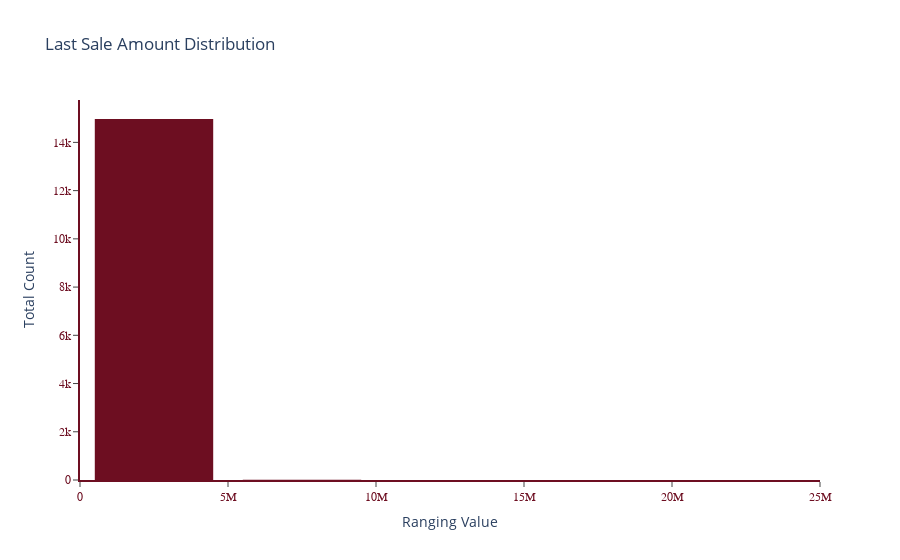

Write notebook code for a chart like this one.
### Code cell
fig = px.histogram(prior_last_df['lastSaleAmount'], nbins=10,
                title='Last Sale Amount Distribution', color_discrete_sequence=["#6D0E21"])
fig.update_layout(xaxis_title_text='Ranging Value', yaxis_title_text='Total Count', bargap=0.2,
                 xaxis = dict(showgrid=False, showticklabels=True, showline=True,
                              linewidth=2, linecolor='#6D0E21',ticks='outside',
                              tickfont=dict(family='Arial',size=12,color='#6D0E21')),
                  yaxis = dict(showgrid=False, showticklabels=True, showline=True,
                              linewidth=2, linecolor='#6D0E21',ticks='outside',
                              tickfont=dict(family='Arial',size=12,color='#6D0E21')),
                 plot_bgcolor='white',showlegend=False, autosize=False)

### Figure 1 — Plotly figure (JSON) as saved in the notebook; plotly's stock layout.template omitted (floating-point values rounded to 4 significant figures; data arrays with more than 128 entries replaced by an {"elided": "..."} marker saying what was removed)
{"data": [{"alignmentgroup": "True", "bingroup": "x", "hovertemplate": "variable=lastSaleAmount<br>value=%{x}<br>count=%{y}<extra></extra>", "legendgroup": "lastSaleAmount", "marker": {"color": "#6D0E21", "pattern": {"shape": ""}}, "name": "lastSaleAmount", "nbinsx": 10, "offsetgroup": "lastSaleAmount", "orientation": "v", "showlegend": true, "type": "histogram", "x": {"elided": "14980 int values"}, "xaxis": "x", "yaxis": "y"}], "layout": {"autosize": false, "bargap": 0.2, "barmode": "relative", "legend": {"title": {"text": "variable"}, "tracegroupgap": 0}, "plot_bgcolor": "white", "showlegend": false, "title": {"text": "Last Sale Amount Distribution"}, "xaxis": {"anchor": "y", "domain": [0, 1], "linecolor": "#6D0E21", "linewidth": 2, "showgrid": false, "showline": true, "showticklabels": true, "tickfont": {"color": "#6D0E21", "family": "Arial", "size": 12}, "ticks": "outside", "title": {"text": "Ranging Value"}}, "yaxis": {"anchor": "x", "domain": [0, 1], "linecolor": "#6D0E21", "linewidth": 2, "showgrid": false, "showline": true, "showticklabels": true, "tickfont": {"color": "#6D0E21", "family": "Arial", "size": 12}, "ticks": "outside", "title": {"text": "Total Count"}}}}
